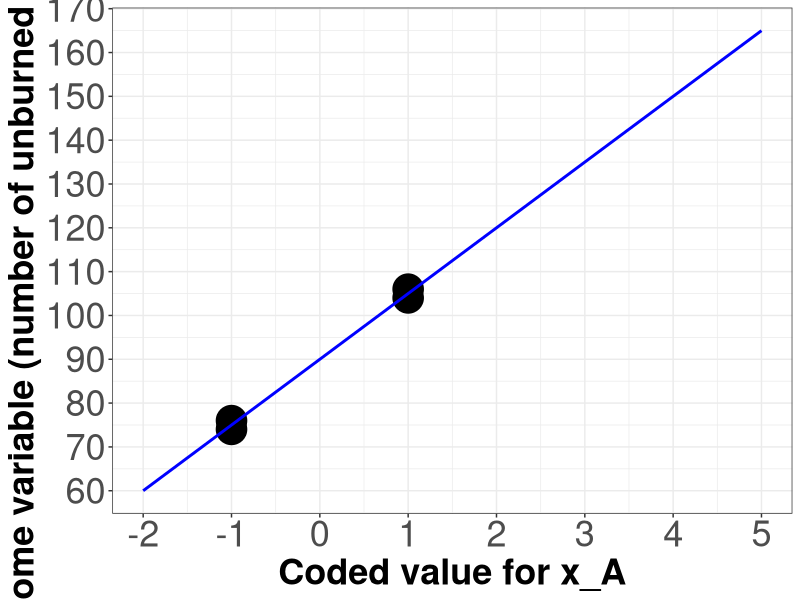
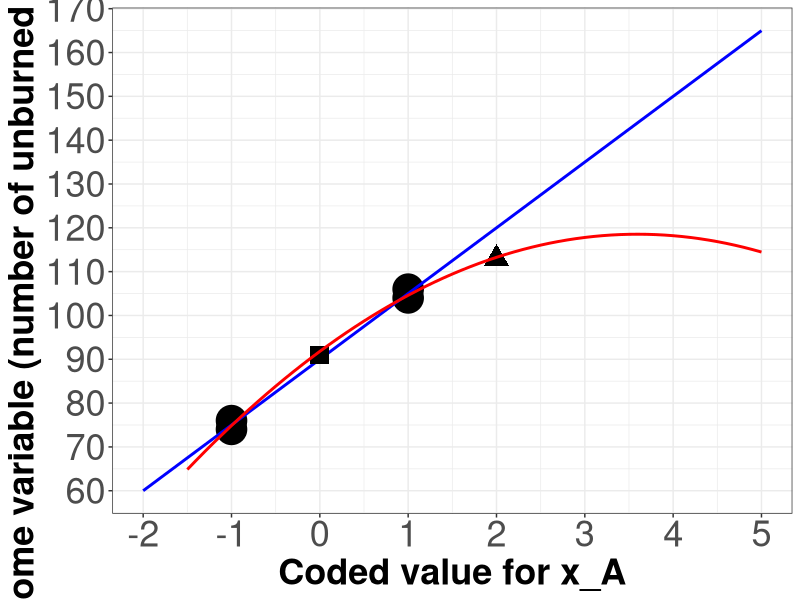
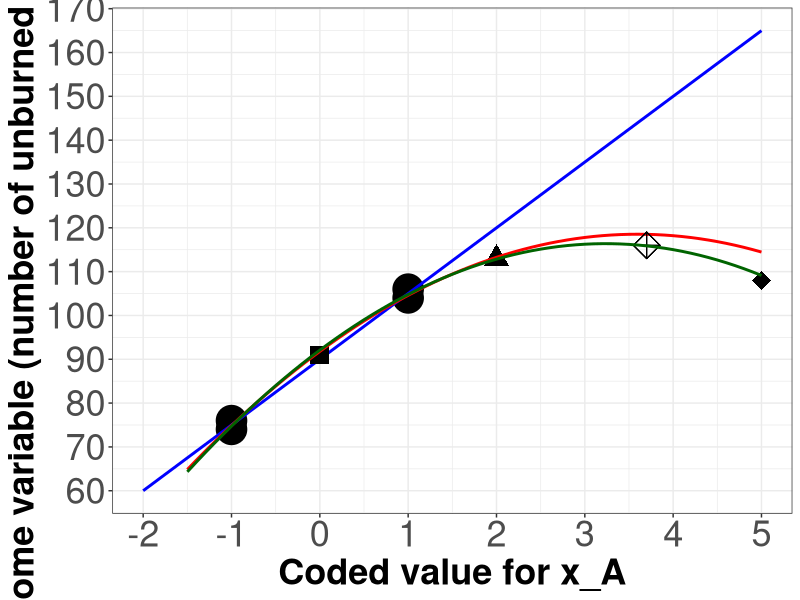

Reproduce these figures in R, in order.

# Model for the popcorn system, ignoring factor B (oil type)

xA <- c(-1, -1,  +1,  +1)
y0 <- c(74, 76, 104, 106)
model.0 <- lm(y0 ~ xA)
summary(model.0)


# Plotting code: copy/paste and reuse this code as required
require("ggplot2")
raw_data <- data.frame(xA = xA, y = y0)
plot_data <- data.frame(xA = seq(-2, +5, 0.1))
plot_data$y <- predict(model.0, newdata=plot_data)
p <- ggplot(data=raw_data, aes(x=xA, y=y))  +  
  geom_point(size=10) +
  xlab("Coded value for x_A") + 
  scale_x_continuous(breaks=seq(-2,5,1)) +
  ylab("Outcome variable (number of unburned popcorn)") + 
  scale_y_continuous(breaks=seq(60,170,10)) +
  theme_bw() + 
  theme(axis.text=element_text(size=26), legend.position = "none") +
  theme(axis.title=element_text(face="bold", size=26))

p <- p + geom_line(data=plot_data, color="blue", size=1) 
p
#ggsave("popcorn-linear-only.pdf", width=19.2, height=10.8, units="in")

# Now build the next model, model 1: y = 91.8 + 14.9 xA - 2xA^2 
xA <- c(-1, -1,  +1, +1,  0,  +2)
y1 <- c(74, 76, 104, 106, 91, 113)
model.1 <- lm(y1 ~ xA + I(xA^2) )
summary(model.1)

predict(model.1, data.frame(xA=+1))

# Add these new model to the plot as a red line
plot_data <- data.frame(xA = seq(-1.5, +5, 0.1))
plot_data$y <- predict(model.1, newdata=plot_data)
p <- p + geom_point(aes(x=c(0), y=c(91)), shape=15, size=6)
p <- p + geom_point(aes(x=c(+2), y=c(113)), shape=17, size=6)
p <- p + geom_line(data=plot_data, color="red", size=1)
p
#ggsave("popcorn-linear-with-quadratic.pdf", units="in")

# Add the 7th and 8th point, and rebuild the model
xA <- c(-1, -1,  +1, +1,  0,   +2, +3.7, +5)
y2 <- c(74, 76, 104, 106, 91, 113,  116, 109)
model.2 <- lm(y2 ~ xA + I(xA^2))
summary(model.2)


plot_data <- data.frame(xA = seq(-1.5, +5, 0.1))
plot_data$y <- predict(model.2, newdata=plot_data)
p <- p + geom_point(aes(x=c(3.7), y=c(116)), shape=9, size=6)
p <- p + geom_point(aes(x=c(5.0), y=c(108)), shape=18, size=6)
p <- p + geom_line(data=plot_data, color="darkgreen", size=1)
p
